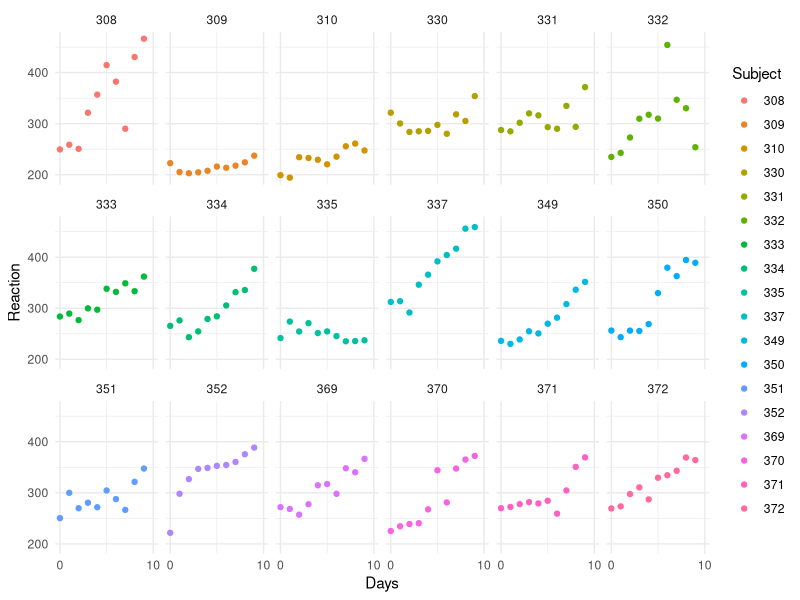
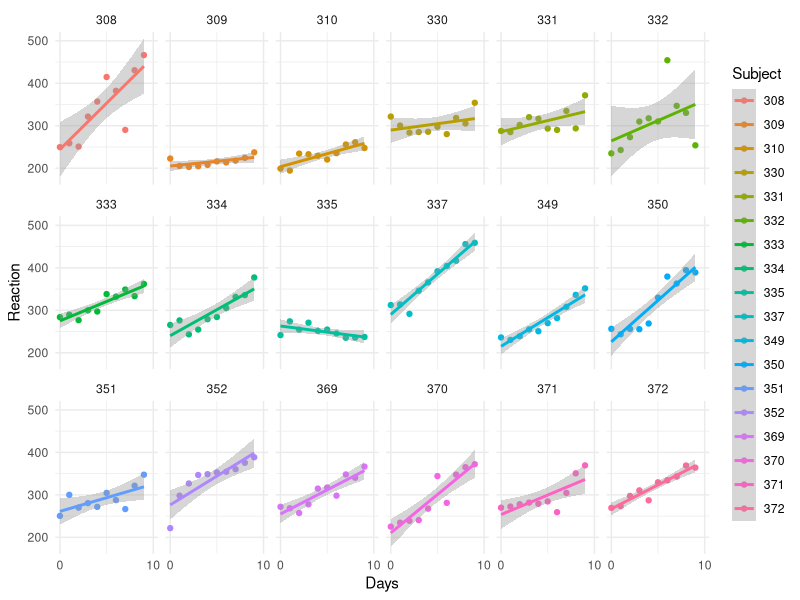
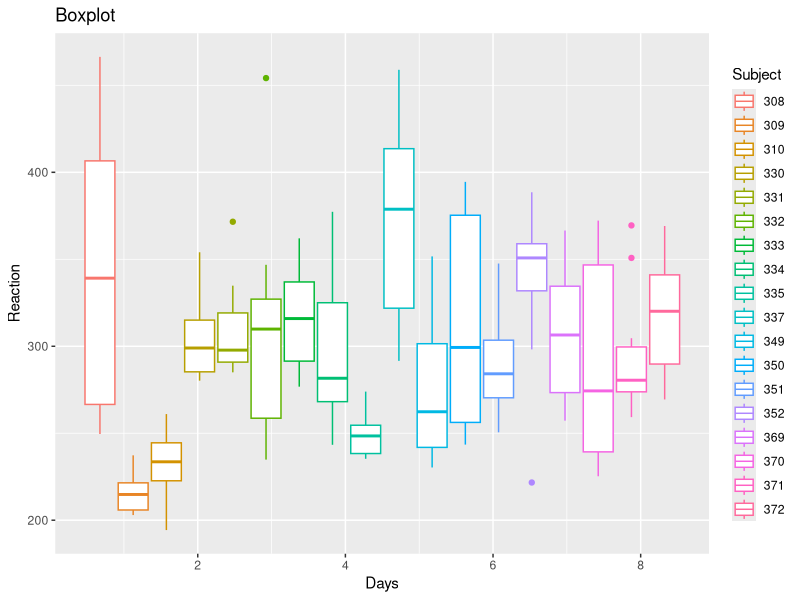
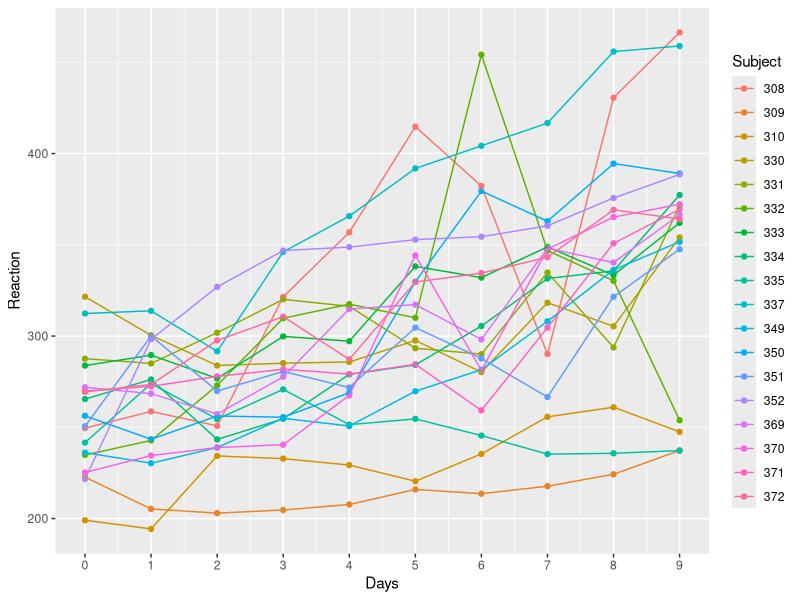
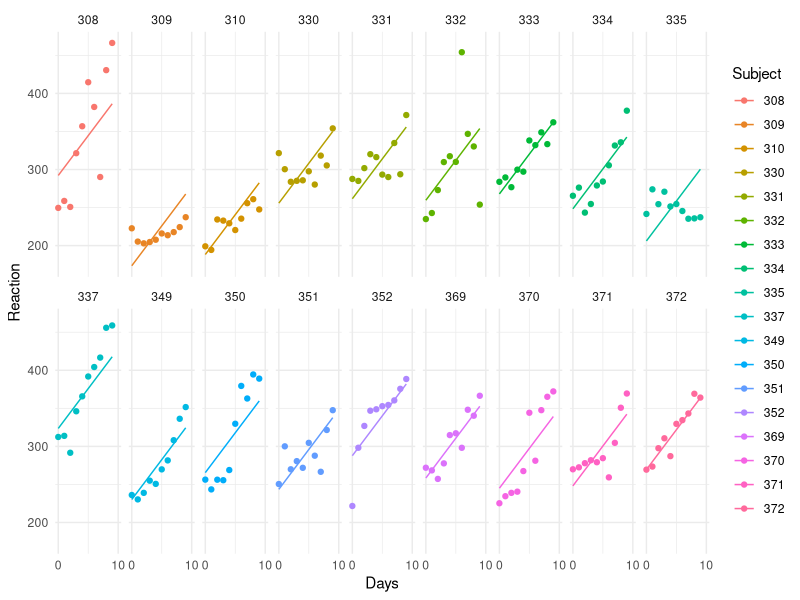
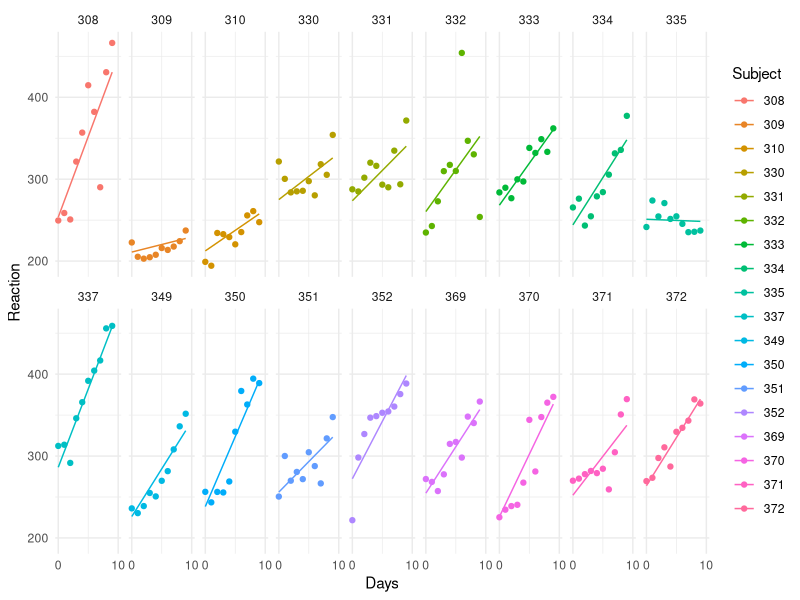
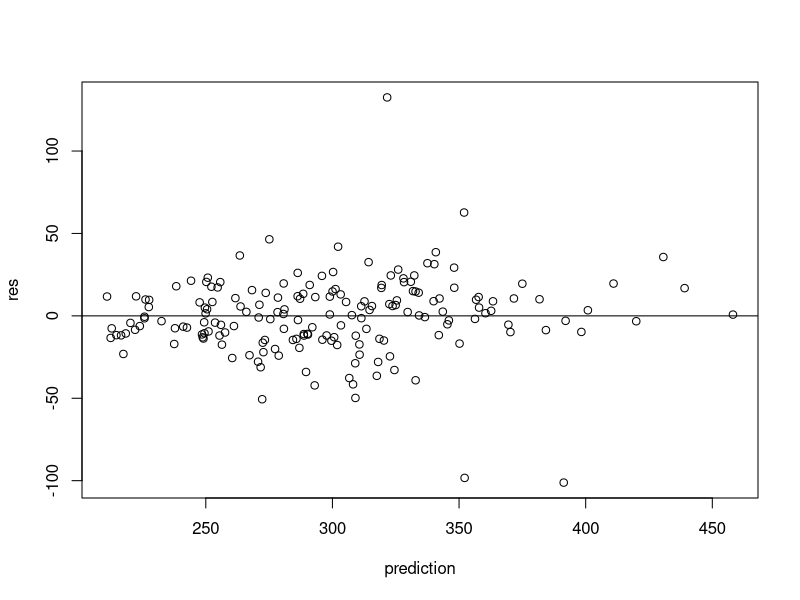
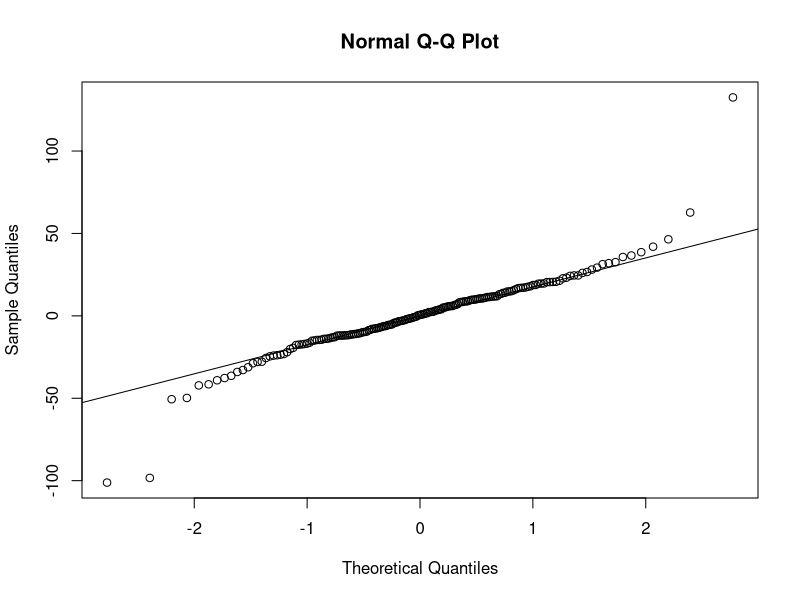

The R script that drew these images, in order:
library(tidyverse)
library(broom)
library(lme4)
library(dplyr)
library(ggplot2)
install.packages("Matrix")
library(Matrix)

#load the data
?sleepstudy# check the dataset information in detail
data(sleepstudy)
head(sleepstudy)

#data structure & EDA
str(sleepstudy)

# plot
ggplot(sleepstudy, aes(Days, Reaction, group=Subject, colour=Subject)) +
  geom_point() + 
  facet_wrap(~Subject, ncol=6) + 
  scale_x_continuous(limits=c(0, 10),breaks=c(0,10)) +
  theme_minimal()

ggplot(sleepstudy, aes(Days, Reaction, group=Subject, colour=Subject)) +
  geom_point() + 
  facet_wrap(~Subject, ncol=6) + 
  scale_x_continuous(limits=c(0, 10),breaks=c(0,10)) +
  geom_smooth(method=lm)+
  theme_minimal()


ggplot(sleepstudy, aes(Days, Reaction, group=Subject, colour=Subject)) +
  geom_boxplot()+
  ggtitle("Boxplot")

####
summary(sleepstudy)
summary(sleepstudy$Reaction)
summary(sleepstudy$Days)
# Summarize
sleepstudy %>%
  group_by(Subject) %>%
  summarise(
    n = n(),
    mean = mean(Reaction),
    sd = sd(Reaction)
  )
#we can visualize the trend of reaction time for each particpant over days
ggplot(sleepstudy, aes(y=Reaction, x=Days, colour=Subject))+
  geom_point()+
  geom_line(aes(group=Subject))+
  scale_x_continuous(breaks=0:9)

## models let"s run 2 models 'mixed effect models as data is non independent'
# our first model will be that people reaction time differ from one to another and there is an effect of days in general
model1 <- lmer(Reaction ~ 1 + Days + (1 | Subject), sleepstudy)
summary(model1)
# let"s plot our first model using ggplot
ggplot(sleepstudy, aes(Days, Reaction, group=Subject, colour=Subject)) + 
  geom_point() + 
  geom_line(aes(y=fitted(model1))) + 
  facet_wrap(~Subject, ncol=9) + 
  scale_x_continuous(limits=c(0, 10),breaks=c(0,10)) +
  theme_minimal()

#second model with be that there is the effect of days but this effect differs from one participant to another 

model2= lmer(Reaction~Days + (1+Days|Subject),data=sleepstudy)
summary(model2)

#second model lets plot it and see

ggplot(sleepstudy, aes(Days, Reaction, group=Subject, colour=Subject)) + 
  geom_point() + 
  geom_line(aes(y=fitted(model2))) + 
  facet_wrap(~Subject, ncol=9) + 
  scale_x_continuous(limits=c(0, 10),breaks=c(0,10)) +
  theme_minimal()

#let's compare the 2 models using anova and see
anova(model1,model2)
# look at AIC and BIC

#residuals

prediction = fitted(model2)
res <- resid(model2)
plot(prediction, res)
#add a horizontal line at 0 
abline(0,0)

#create Q-Q plot for residuals
qqnorm(res)
#add a straight diagonal line to the plot
qqline(res) 
#Create density plot of residuals
plot(density(res))
